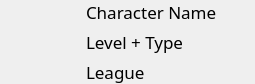
<?xml version="1.0" encoding="UTF-8"?>
<ui version="4.0">
 <class>CharacterWidget</class>
 <widget class="QWidget" name="CharacterWidget">
  <property name="geometry">
   <rect>
    <x>0</x>
    <y>0</y>
    <width>255</width>
    <height>80</height>
   </rect>
  </property>
  <property name="sizePolicy">
   <sizepolicy hsizetype="Expanding" vsizetype="Preferred">
    <horstretch>0</horstretch>
    <verstretch>0</verstretch>
   </sizepolicy>
  </property>
  <property name="font">
   <font>
    <family>Fontin SmallCaps</family>
    <pointsize>13</pointsize>
   </font>
  </property>
  <property name="windowTitle">
   <string>Form</string>
  </property>
  <layout class="QHBoxLayout" name="horizontalLayout">
   <property name="spacing">
    <number>6</number>
   </property>
   <property name="sizeConstraint">
    <enum>QLayout::SetDefaultConstraint</enum>
   </property>
   <property name="leftMargin">
    <number>0</number>
   </property>
   <property name="topMargin">
    <number>0</number>
   </property>
   <property name="rightMargin">
    <number>0</number>
   </property>
   <property name="bottomMargin">
    <number>0</number>
   </property>
   <item>
    <widget class="QLabel" name="characterTypeImage">
     <property name="sizePolicy">
      <sizepolicy hsizetype="Fixed" vsizetype="Fixed">
       <horstretch>0</horstretch>
       <verstretch>0</verstretch>
      </sizepolicy>
     </property>
     <property name="minimumSize">
      <size>
       <width>80</width>
       <height>80</height>
      </size>
     </property>
     <property name="maximumSize">
      <size>
       <width>80</width>
       <height>80</height>
      </size>
     </property>
     <property name="text">
      <string/>
     </property>
    </widget>
   </item>
   <item>
    <layout class="QVBoxLayout" name="verticalLayout">
     <item>
      <widget class="QLabel" name="nameLabel">
       <property name="text">
        <string>Character Name</string>
       </property>
      </widget>
     </item>
     <item>
      <widget class="QLabel" name="descLabel">
       <property name="text">
        <string>Level + Type</string>
       </property>
      </widget>
     </item>
     <item>
      <widget class="QLabel" name="leagueLabel">
       <property name="text">
        <string>League</string>
       </property>
      </widget>
     </item>
    </layout>
   </item>
  </layout>
 </widget>
 <resources/>
 <connections/>
</ui>
